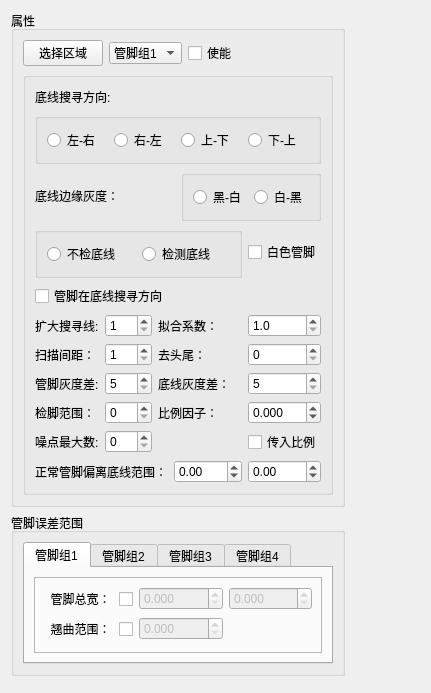
<?xml version="1.0" encoding="UTF-8"?>
<ui version="4.0">
 <class>pinWarpWdg</class>
 <widget class="QWidget" name="pinWarpWdg">
  <property name="geometry">
   <rect>
    <x>0</x>
    <y>0</y>
    <width>431</width>
    <height>693</height>
   </rect>
  </property>
  <property name="windowTitle">
   <string>pinWarpWdg</string>
  </property>
  <layout class="QGridLayout" name="gridLayout_13">
   <item row="0" column="0">
    <layout class="QVBoxLayout" name="verticalLayout_2">
     <item>
      <widget class="QGroupBox" name="groupBox">
       <property name="title">
        <string>属性</string>
       </property>
       <layout class="QGridLayout" name="gridLayout_12">
        <item row="0" column="0">
         <widget class="QPushButton" name="bt_selectRoi">
          <property name="text">
           <string>选择区域</string>
          </property>
          <property name="checkable">
           <bool>true</bool>
          </property>
         </widget>
        </item>
        <item row="0" column="1">
         <widget class="QComboBox" name="cob_currentGrp">
          <item>
           <property name="text">
            <string>管脚组1</string>
           </property>
          </item>
          <item>
           <property name="text">
            <string>管脚组2</string>
           </property>
          </item>
          <item>
           <property name="text">
            <string>管脚组3</string>
           </property>
          </item>
          <item>
           <property name="text">
            <string>管脚组4</string>
           </property>
          </item>
         </widget>
        </item>
        <item row="0" column="2">
         <layout class="QHBoxLayout" name="horizontalLayout_5">
          <item>
           <widget class="QCheckBox" name="cb_enableGrp">
            <property name="text">
             <string>使能</string>
            </property>
           </widget>
          </item>
          <item>
           <spacer name="horizontalSpacer_5">
            <property name="orientation">
             <enum>Qt::Horizontal</enum>
            </property>
            <property name="sizeHint" stdset="0">
             <size>
              <width>40</width>
              <height>20</height>
             </size>
            </property>
           </spacer>
          </item>
         </layout>
        </item>
        <item row="1" column="0" colspan="3">
         <widget class="QGroupBox" name="groupBox_9">
          <property name="title">
           <string/>
          </property>
          <layout class="QGridLayout" name="gridLayout_11">
           <item row="9" column="0" colspan="3">
            <widget class="QLabel" name="label">
             <property name="text">
              <string>正常管脚偏离底线范围：</string>
             </property>
            </widget>
           </item>
           <item row="9" column="4">
            <widget class="QDoubleSpinBox" name="dsp_normalOffMax">
             <property name="minimum">
              <double>-100.000000000000000</double>
             </property>
             <property name="maximum">
              <double>999.000000000000000</double>
             </property>
            </widget>
           </item>
           <item row="9" column="3">
            <widget class="QDoubleSpinBox" name="dsp_normalOffMin">
             <property name="minimum">
              <double>-100.000000000000000</double>
             </property>
             <property name="maximum">
              <double>999.000000000000000</double>
             </property>
            </widget>
           </item>
           <item row="6" column="1">
            <widget class="QSpinBox" name="sp_leadGrayDiff">
             <property name="buttonSymbols">
              <enum>QAbstractSpinBox::UpDownArrows</enum>
             </property>
             <property name="minimum">
              <number>5</number>
             </property>
             <property name="maximum">
              <number>150</number>
             </property>
            </widget>
           </item>
           <item row="1" column="0" colspan="5">
            <layout class="QHBoxLayout" name="horizontalLayout">
             <item>
              <widget class="QLabel" name="label_20">
               <property name="text">
                <string>底线边缘灰度：</string>
               </property>
              </widget>
             </item>
             <item>
              <widget class="QGroupBox" name="groupBox_10">
               <property name="title">
                <string/>
               </property>
               <layout class="QHBoxLayout" name="horizontalLayout_3">
                <item>
                 <widget class="QRadioButton" name="rb_blackToWhite">
                  <property name="text">
                   <string>黑-白</string>
                  </property>
                 </widget>
                </item>
                <item>
                 <widget class="QRadioButton" name="rb_whiteToBlack">
                  <property name="text">
                   <string>白-黑</string>
                  </property>
                 </widget>
                </item>
               </layout>
              </widget>
             </item>
            </layout>
           </item>
           <item row="3" column="0" colspan="3">
            <widget class="QCheckBox" name="cb_baseSameWithLead">
             <property name="text">
              <string>管脚在底线搜寻方向</string>
             </property>
            </widget>
           </item>
           <item row="4" column="0">
            <widget class="QLabel" name="label_21">
             <property name="text">
              <string>扩大搜寻线:</string>
             </property>
            </widget>
           </item>
           <item row="4" column="1">
            <widget class="QSpinBox" name="sp_extendSearchLine">
             <property name="buttonSymbols">
              <enum>QAbstractSpinBox::UpDownArrows</enum>
             </property>
             <property name="minimum">
              <number>1</number>
             </property>
             <property name="maximum">
              <number>200</number>
             </property>
            </widget>
           </item>
           <item row="0" column="0" colspan="5">
            <layout class="QVBoxLayout" name="verticalLayout">
             <item>
              <layout class="QHBoxLayout" name="horizontalLayout_4">
               <item>
                <widget class="QLabel" name="label_26">
                 <property name="text">
                  <string>底线搜寻方向:</string>
                 </property>
                </widget>
               </item>
               <item>
                <spacer name="horizontalSpacer_2">
                 <property name="orientation">
                  <enum>Qt::Horizontal</enum>
                 </property>
                 <property name="sizeHint" stdset="0">
                  <size>
                   <width>40</width>
                   <height>20</height>
                  </size>
                 </property>
                </spacer>
               </item>
              </layout>
             </item>
             <item>
              <widget class="QGroupBox" name="groupBox_7">
               <property name="title">
                <string/>
               </property>
               <layout class="QHBoxLayout" name="horizontalLayout_2">
                <item>
                 <widget class="QRadioButton" name="rb_LfToRt">
                  <property name="text">
                   <string>左-右</string>
                  </property>
                 </widget>
                </item>
                <item>
                 <widget class="QRadioButton" name="rb_RtToLf">
                  <property name="text">
                   <string>右-左</string>
                  </property>
                 </widget>
                </item>
                <item>
                 <widget class="QRadioButton" name="rb_UpToDw">
                  <property name="text">
                   <string>上-下</string>
                  </property>
                 </widget>
                </item>
                <item>
                 <widget class="QRadioButton" name="rb_DwToUp">
                  <property name="text">
                   <string>下-上</string>
                  </property>
                 </widget>
                </item>
               </layout>
              </widget>
             </item>
            </layout>
           </item>
           <item row="6" column="0">
            <widget class="QLabel" name="label_25">
             <property name="text">
              <string>管脚灰度差:</string>
             </property>
            </widget>
           </item>
           <item row="2" column="4">
            <widget class="QCheckBox" name="cb_whitePin">
             <property name="text">
              <string>白色管脚</string>
             </property>
            </widget>
           </item>
           <item row="4" column="2" colspan="2">
            <widget class="QLabel" name="label_14">
             <property name="text">
              <string>拟合系数：</string>
             </property>
            </widget>
           </item>
           <item row="4" column="4">
            <widget class="QDoubleSpinBox" name="dsp_factor">
             <property name="decimals">
              <number>1</number>
             </property>
             <property name="minimum">
              <double>1.000000000000000</double>
             </property>
             <property name="maximum">
              <double>3.000000000000000</double>
             </property>
             <property name="singleStep">
              <double>0.500000000000000</double>
             </property>
             <property name="value">
              <double>1.000000000000000</double>
             </property>
            </widget>
           </item>
           <item row="5" column="1">
            <widget class="QSpinBox" name="sp_searchLineGap">
             <property name="buttonSymbols">
              <enum>QAbstractSpinBox::UpDownArrows</enum>
             </property>
             <property name="minimum">
              <number>1</number>
             </property>
            </widget>
           </item>
           <item row="5" column="0">
            <widget class="QLabel" name="label_22">
             <property name="text">
              <string>扫描间距：</string>
             </property>
            </widget>
           </item>
           <item row="6" column="4">
            <widget class="QSpinBox" name="sp_baseGrayDiff">
             <property name="buttonSymbols">
              <enum>QAbstractSpinBox::UpDownArrows</enum>
             </property>
             <property name="minimum">
              <number>5</number>
             </property>
             <property name="maximum">
              <number>150</number>
             </property>
            </widget>
           </item>
           <item row="7" column="0">
            <widget class="QLabel" name="label_29">
             <property name="text">
              <string>检脚范围：</string>
             </property>
            </widget>
           </item>
           <item row="7" column="1">
            <widget class="QSpinBox" name="sp_leadSearchLength">
             <property name="buttonSymbols">
              <enum>QAbstractSpinBox::UpDownArrows</enum>
             </property>
             <property name="minimum">
              <number>0</number>
             </property>
            </widget>
           </item>
           <item row="6" column="2" colspan="2">
            <widget class="QLabel" name="label_28">
             <property name="text">
              <string>底线灰度差：</string>
             </property>
            </widget>
           </item>
           <item row="2" column="0" colspan="4">
            <widget class="QGroupBox" name="groupBox_11">
             <property name="title">
              <string/>
             </property>
             <layout class="QGridLayout" name="gridLayout">
              <item row="0" column="1">
               <widget class="QRadioButton" name="rb_detectBase">
                <property name="text">
                 <string>检测底线</string>
                </property>
               </widget>
              </item>
              <item row="0" column="0">
               <widget class="QRadioButton" name="rb_noBase">
                <property name="text">
                 <string>不检底线</string>
                </property>
               </widget>
              </item>
             </layout>
            </widget>
           </item>
           <item row="8" column="0">
            <widget class="QLabel" name="label_4">
             <property name="text">
              <string>噪点最大数:</string>
             </property>
            </widget>
           </item>
           <item row="8" column="1">
            <widget class="QSpinBox" name="sp_noiseMax"/>
           </item>
           <item row="7" column="2" colspan="2">
            <widget class="QLabel" name="label_23">
             <property name="text">
              <string>比例因子：</string>
             </property>
            </widget>
           </item>
           <item row="5" column="2" colspan="2">
            <widget class="QLabel" name="label_27">
             <property name="text">
              <string>去头尾：</string>
             </property>
            </widget>
           </item>
           <item row="7" column="4">
            <widget class="QDoubleSpinBox" name="dsp_ratio">
             <property name="buttonSymbols">
              <enum>QAbstractSpinBox::UpDownArrows</enum>
             </property>
             <property name="decimals">
              <number>3</number>
             </property>
             <property name="minimum">
              <double>-10.000000000000000</double>
             </property>
             <property name="maximum">
              <double>10.000000000000000</double>
             </property>
             <property name="singleStep">
              <double>0.001000000000000</double>
             </property>
            </widget>
           </item>
           <item row="5" column="4">
            <widget class="QSpinBox" name="sp_deleteEdge">
             <property name="buttonSymbols">
              <enum>QAbstractSpinBox::UpDownArrows</enum>
             </property>
             <property name="minimum">
              <number>0</number>
             </property>
             <property name="maximum">
              <number>20</number>
             </property>
            </widget>
           </item>
           <item row="8" column="4">
            <widget class="QCheckBox" name="cb_inputRatio">
             <property name="text">
              <string>传入比例</string>
             </property>
            </widget>
           </item>
          </layout>
         </widget>
        </item>
       </layout>
      </widget>
     </item>
     <item>
      <widget class="QGroupBox" name="groupBox_3">
       <property name="title">
        <string>管脚误差范围</string>
       </property>
       <layout class="QGridLayout" name="gridLayout_10">
        <item row="0" column="0">
         <widget class="QTabWidget" name="tabWidget">
          <property name="currentIndex">
           <number>0</number>
          </property>
          <widget class="QWidget" name="tab">
           <attribute name="title">
            <string>管脚组1</string>
           </attribute>
           <layout class="QGridLayout" name="gridLayout_6">
            <item row="0" column="0">
             <widget class="QFrame" name="frame_2">
              <property name="frameShape">
               <enum>QFrame::StyledPanel</enum>
              </property>
              <property name="frameShadow">
               <enum>QFrame::Raised</enum>
              </property>
              <layout class="QGridLayout" name="gridLayout_2">
               <item row="0" column="0">
                <widget class="QCheckBox" name="cb_totalWidth_0">
                 <property name="layoutDirection">
                  <enum>Qt::RightToLeft</enum>
                 </property>
                 <property name="text">
                  <string>管脚总宽： </string>
                 </property>
                </widget>
               </item>
               <item row="0" column="1">
                <widget class="QDoubleSpinBox" name="dsp_TotalWidthMin_0">
                 <property name="enabled">
                  <bool>false</bool>
                 </property>
                 <property name="decimals">
                  <number>3</number>
                 </property>
                 <property name="maximum">
                  <double>999.990000000000009</double>
                 </property>
                </widget>
               </item>
               <item row="0" column="2">
                <widget class="QDoubleSpinBox" name="dsp_TotalWidthMax_0">
                 <property name="enabled">
                  <bool>false</bool>
                 </property>
                 <property name="decimals">
                  <number>3</number>
                 </property>
                 <property name="maximum">
                  <double>999.990000000000009</double>
                 </property>
                </widget>
               </item>
               <item row="1" column="0">
                <widget class="QCheckBox" name="cb_errWarp_0">
                 <property name="layoutDirection">
                  <enum>Qt::RightToLeft</enum>
                 </property>
                 <property name="text">
                  <string>翘曲范围： </string>
                 </property>
                </widget>
               </item>
               <item row="1" column="1">
                <widget class="QDoubleSpinBox" name="dsp_ErrWarp_0">
                 <property name="enabled">
                  <bool>false</bool>
                 </property>
                 <property name="decimals">
                  <number>3</number>
                 </property>
                 <property name="maximum">
                  <double>999.990000000000009</double>
                 </property>
                </widget>
               </item>
              </layout>
             </widget>
            </item>
           </layout>
          </widget>
          <widget class="QWidget" name="tab_2">
           <attribute name="title">
            <string>管脚组2</string>
           </attribute>
           <layout class="QGridLayout" name="gridLayout_7">
            <item row="0" column="0">
             <widget class="QFrame" name="frame_3">
              <property name="frameShape">
               <enum>QFrame::StyledPanel</enum>
              </property>
              <property name="frameShadow">
               <enum>QFrame::Raised</enum>
              </property>
              <layout class="QGridLayout" name="gridLayout_3">
               <item row="0" column="0">
                <widget class="QCheckBox" name="cb_totalWidth_1">
                 <property name="layoutDirection">
                  <enum>Qt::RightToLeft</enum>
                 </property>
                 <property name="text">
                  <string>管脚总宽： </string>
                 </property>
                </widget>
               </item>
               <item row="0" column="1">
                <widget class="QDoubleSpinBox" name="dsp_TotalWidthMin_1">
                 <property name="enabled">
                  <bool>false</bool>
                 </property>
                 <property name="decimals">
                  <number>3</number>
                 </property>
                 <property name="maximum">
                  <double>999.990000000000009</double>
                 </property>
                </widget>
               </item>
               <item row="0" column="2">
                <widget class="QDoubleSpinBox" name="dsp_TotalWidthMax_1">
                 <property name="enabled">
                  <bool>false</bool>
                 </property>
                 <property name="decimals">
                  <number>3</number>
                 </property>
                 <property name="maximum">
                  <double>999.990000000000009</double>
                 </property>
                </widget>
               </item>
               <item row="1" column="0">
                <widget class="QCheckBox" name="cb_errWarp_1">
                 <property name="layoutDirection">
                  <enum>Qt::RightToLeft</enum>
                 </property>
                 <property name="text">
                  <string>翘曲范围： </string>
                 </property>
                </widget>
               </item>
               <item row="1" column="1">
                <widget class="QDoubleSpinBox" name="dsp_ErrWarp_1">
                 <property name="enabled">
                  <bool>false</bool>
                 </property>
                 <property name="decimals">
                  <number>3</number>
                 </property>
                 <property name="maximum">
                  <double>999.990000000000009</double>
                 </property>
                </widget>
               </item>
              </layout>
             </widget>
            </item>
           </layout>
          </widget>
          <widget class="QWidget" name="tab_3">
           <attribute name="title">
            <string>管脚组3</string>
           </attribute>
           <layout class="QGridLayout" name="gridLayout_8">
            <item row="0" column="0">
             <widget class="QFrame" name="frame_4">
              <property name="frameShape">
               <enum>QFrame::StyledPanel</enum>
              </property>
              <property name="frameShadow">
               <enum>QFrame::Raised</enum>
              </property>
              <layout class="QGridLayout" name="gridLayout_4">
               <item row="0" column="0">
                <widget class="QCheckBox" name="cb_totalWidth_2">
                 <property name="layoutDirection">
                  <enum>Qt::RightToLeft</enum>
                 </property>
                 <property name="text">
                  <string>管脚总宽： </string>
                 </property>
                </widget>
               </item>
               <item row="0" column="1">
                <widget class="QDoubleSpinBox" name="dsp_TotalWidthMin_2">
                 <property name="enabled">
                  <bool>false</bool>
                 </property>
                 <property name="decimals">
                  <number>3</number>
                 </property>
                 <property name="maximum">
                  <double>999.990000000000009</double>
                 </property>
                </widget>
               </item>
               <item row="0" column="2">
                <widget class="QDoubleSpinBox" name="dsp_TotalWidthMax_2">
                 <property name="enabled">
                  <bool>false</bool>
                 </property>
                 <property name="decimals">
                  <number>3</number>
                 </property>
                 <property name="maximum">
                  <double>999.990000000000009</double>
                 </property>
                </widget>
               </item>
               <item row="1" column="0">
                <widget class="QCheckBox" name="cb_errWarp_2">
                 <property name="layoutDirection">
                  <enum>Qt::RightToLeft</enum>
                 </property>
                 <property name="text">
                  <string>翘曲范围： </string>
                 </property>
                </widget>
               </item>
               <item row="1" column="1">
                <widget class="QDoubleSpinBox" name="dsp_ErrWarp_2">
                 <property name="enabled">
                  <bool>false</bool>
                 </property>
                 <property name="decimals">
                  <number>3</number>
                 </property>
                 <property name="maximum">
                  <double>999.990000000000009</double>
                 </property>
                </widget>
               </item>
              </layout>
             </widget>
            </item>
           </layout>
          </widget>
          <widget class="QWidget" name="tab_4">
           <attribute name="title">
            <string>管脚组4</string>
           </attribute>
           <layout class="QGridLayout" name="gridLayout_9">
            <item row="0" column="0">
             <widget class="QFrame" name="frame_5">
              <property name="frameShape">
               <enum>QFrame::StyledPanel</enum>
              </property>
              <property name="frameShadow">
               <enum>QFrame::Raised</enum>
              </property>
              <layout class="QGridLayout" name="gridLayout_5">
               <item row="0" column="0">
                <widget class="QCheckBox" name="cb_totalWidth_3">
                 <property name="layoutDirection">
                  <enum>Qt::RightToLeft</enum>
                 </property>
                 <property name="text">
                  <string>管脚总宽： </string>
                 </property>
                </widget>
               </item>
               <item row="0" column="1">
                <widget class="QDoubleSpinBox" name="dsp_TotalWidthMin_3">
                 <property name="enabled">
                  <bool>false</bool>
                 </property>
                 <property name="decimals">
                  <number>3</number>
                 </property>
                 <property name="maximum">
                  <double>999.990000000000009</double>
                 </property>
                </widget>
               </item>
               <item row="0" column="2">
                <widget class="QDoubleSpinBox" name="dsp_TotalWidthMax_3">
                 <property name="enabled">
                  <bool>false</bool>
                 </property>
                 <property name="decimals">
                  <number>3</number>
                 </property>
                 <property name="maximum">
                  <double>999.990000000000009</double>
                 </property>
                </widget>
               </item>
               <item row="1" column="0">
                <widget class="QCheckBox" name="cb_errWarp_3">
                 <property name="layoutDirection">
                  <enum>Qt::RightToLeft</enum>
                 </property>
                 <property name="text">
                  <string>翘曲范围： </string>
                 </property>
                </widget>
               </item>
               <item row="1" column="1">
                <widget class="QDoubleSpinBox" name="dsp_ErrWarp_3">
                 <property name="enabled">
                  <bool>false</bool>
                 </property>
                 <property name="decimals">
                  <number>3</number>
                 </property>
                 <property name="maximum">
                  <double>999.990000000000009</double>
                 </property>
                </widget>
               </item>
              </layout>
             </widget>
            </item>
           </layout>
          </widget>
         </widget>
        </item>
       </layout>
      </widget>
     </item>
    </layout>
   </item>
   <item row="0" column="1">
    <spacer name="horizontalSpacer">
     <property name="orientation">
      <enum>Qt::Horizontal</enum>
     </property>
     <property name="sizeHint" stdset="0">
      <size>
       <width>30</width>
       <height>20</height>
      </size>
     </property>
    </spacer>
   </item>
   <item row="1" column="0">
    <spacer name="verticalSpacer_2">
     <property name="orientation">
      <enum>Qt::Vertical</enum>
     </property>
     <property name="sizeHint" stdset="0">
      <size>
       <width>20</width>
       <height>40</height>
      </size>
     </property>
    </spacer>
   </item>
  </layout>
 </widget>
 <resources/>
 <connections/>
</ui>
